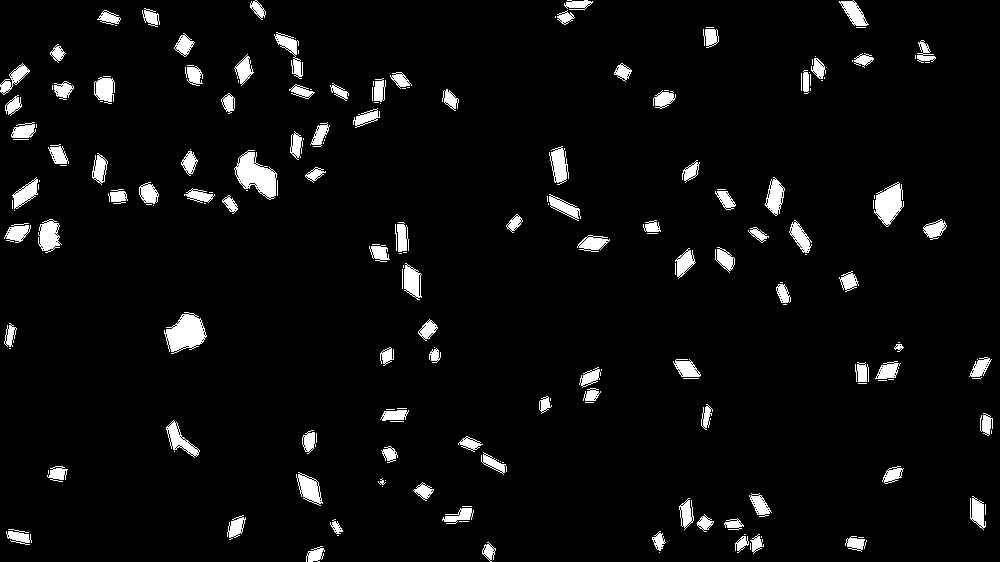
#> input picture data/microscopic_image/2day_segmented/sample_2/layer1.png, 1000 x 562 px, shrunk from 1920 x 1080 before the run, found by its file name; its folder holds only this picture in this run
$ python sample_script.py
#> lines starting #> are read from the running program, lines starting #| are printed output that depends on the picture; after the words box and inside, x2 and y2 are one past the last pixel; in counts of white or black regions, pixels touching at a corner belong together
import numpy as np
import pandas as pd
import matplotlib.pyplot as plt
import cv2
import os
from scipy import ndimage


path= 'd:/microscopic_image/2day_segmented/sample_2/'
names= os.listdir(path)

finals= []
for a in names:
    img= cv2.imread(path+a,0)
#> img: shape (562, 1000); 4.7% white; 201 white regions (95 under 20 px), largest, box (x1, y1, x2, y2) and area: (234, 150, 277, 200) 1144, (164, 312, 207, 354) 1081, (874, 182, 904, 227) 815
    blobs, number_of_blobs = ndimage.label(img)
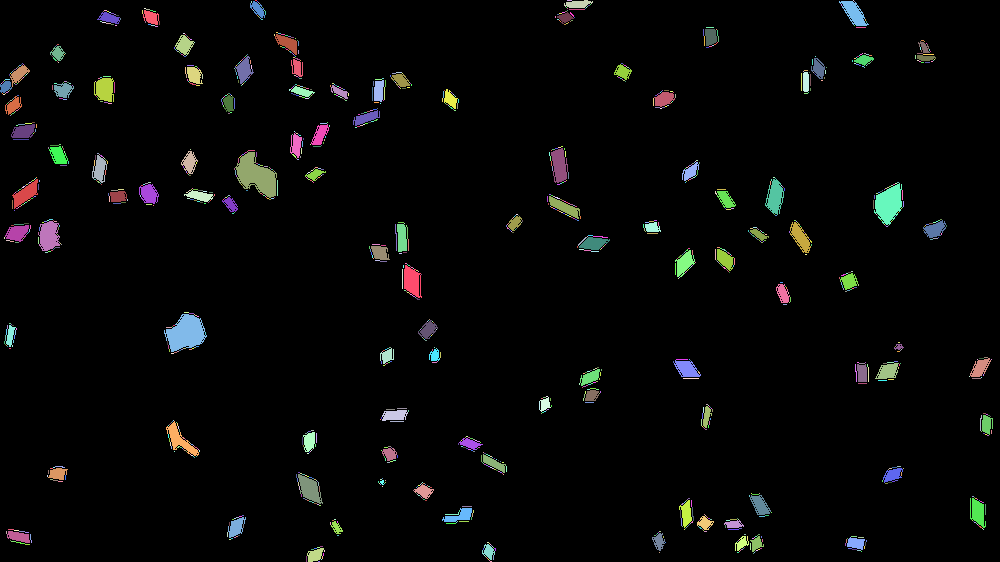
#> blobs: shape (562, 1000) int32; 1610 distinct labels, from 0 to 1609; one colour per label, 0 black
#> number_of_blobs = 1609
    finals.append(number_of_blobs)
    lists=[]
    for i in range (1,number_of_blobs+1):
        sample=blobs[blobs==i]
        lists.append(len(sample))
#> this loop made 1609 passes
#> sample on passes 1, 2, 4: [1, 1], [2, 2, 2, 2, 2], [4]
#> after the loop, lists = 1609 values, max 1075 at index 521, min 1 at index 3, mean 16.48
    df= pd.DataFrame(lists)
#> df = table of 1609 rows and 1 columns
    df.columns=['Values']
    df1=pd.DataFrame()
    df1['Particles'] = [i for i in range (1,number_of_blobs+1)]
    df1['Pixel Count'] = df['Values']
    df1['area']= np.square((99.9/719.0)) * df1['Pixel Count']
    df1['dia']= np.sqrt((4/np.pi) * df1['area'])
    df1.to_csv(path+a[:-4]+'.csv',index=False)

$ run again, on data/microscopic_image/2day_segmented/sample_2/layer2.png
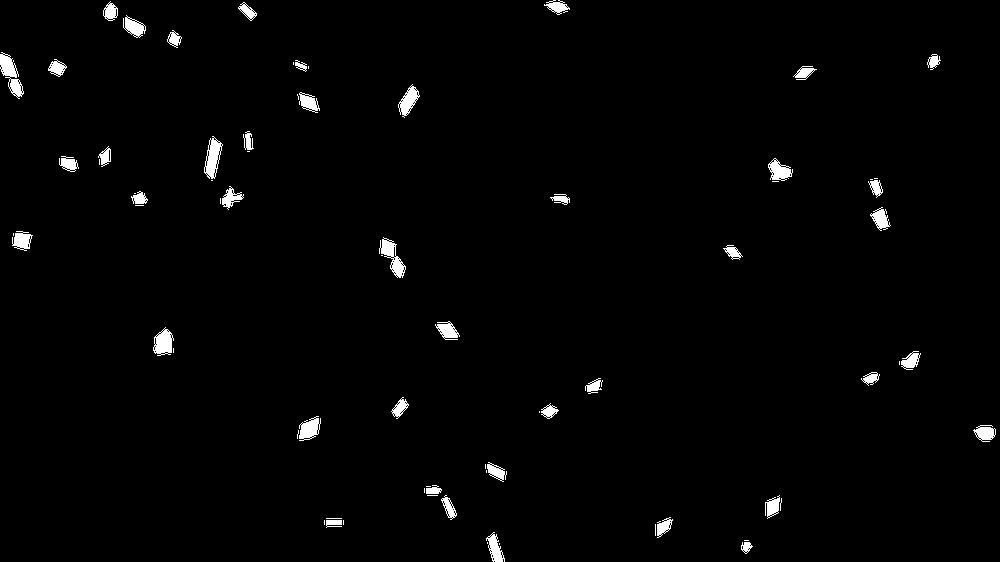
#> input picture data/microscopic_image/2day_segmented/sample_2/layer2.png, 1000 x 562 px, shrunk from 1920 x 1080 before the run, found by its file name
#> img: shape (562, 1000); 1.6% white; 73 white regions (31 under 20 px), largest, box (x1, y1, x2, y2) and area: (0, 52, 24, 99) 490, (379, 237, 406, 278) 438, (204, 136, 223, 179) 435
#> `blobs, number_of_blobs = ndimage.label(img)`:
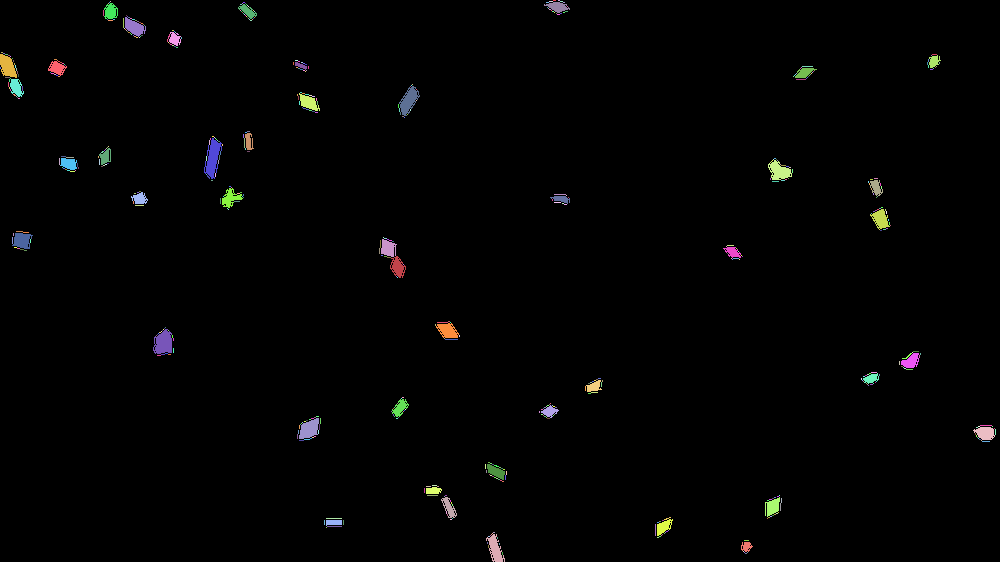
#> blobs: shape (562, 1000) int32; 587 distinct labels, from 0 to 586; one colour per label, 0 black
#> number_of_blobs = 586
#> the loop `for i in range (1,number_of_blobs+1):` made 586 passes
#> sample on passes 1 to 3: [1, 1, 1], [2, 2], [3]
#> after the loop `for i in range (1,number_of_blobs+1):`: lists = 586 values, max 389 at index 210, min 1 at index 2, mean 15.4
#> df = table of 586 rows and 1 columns
